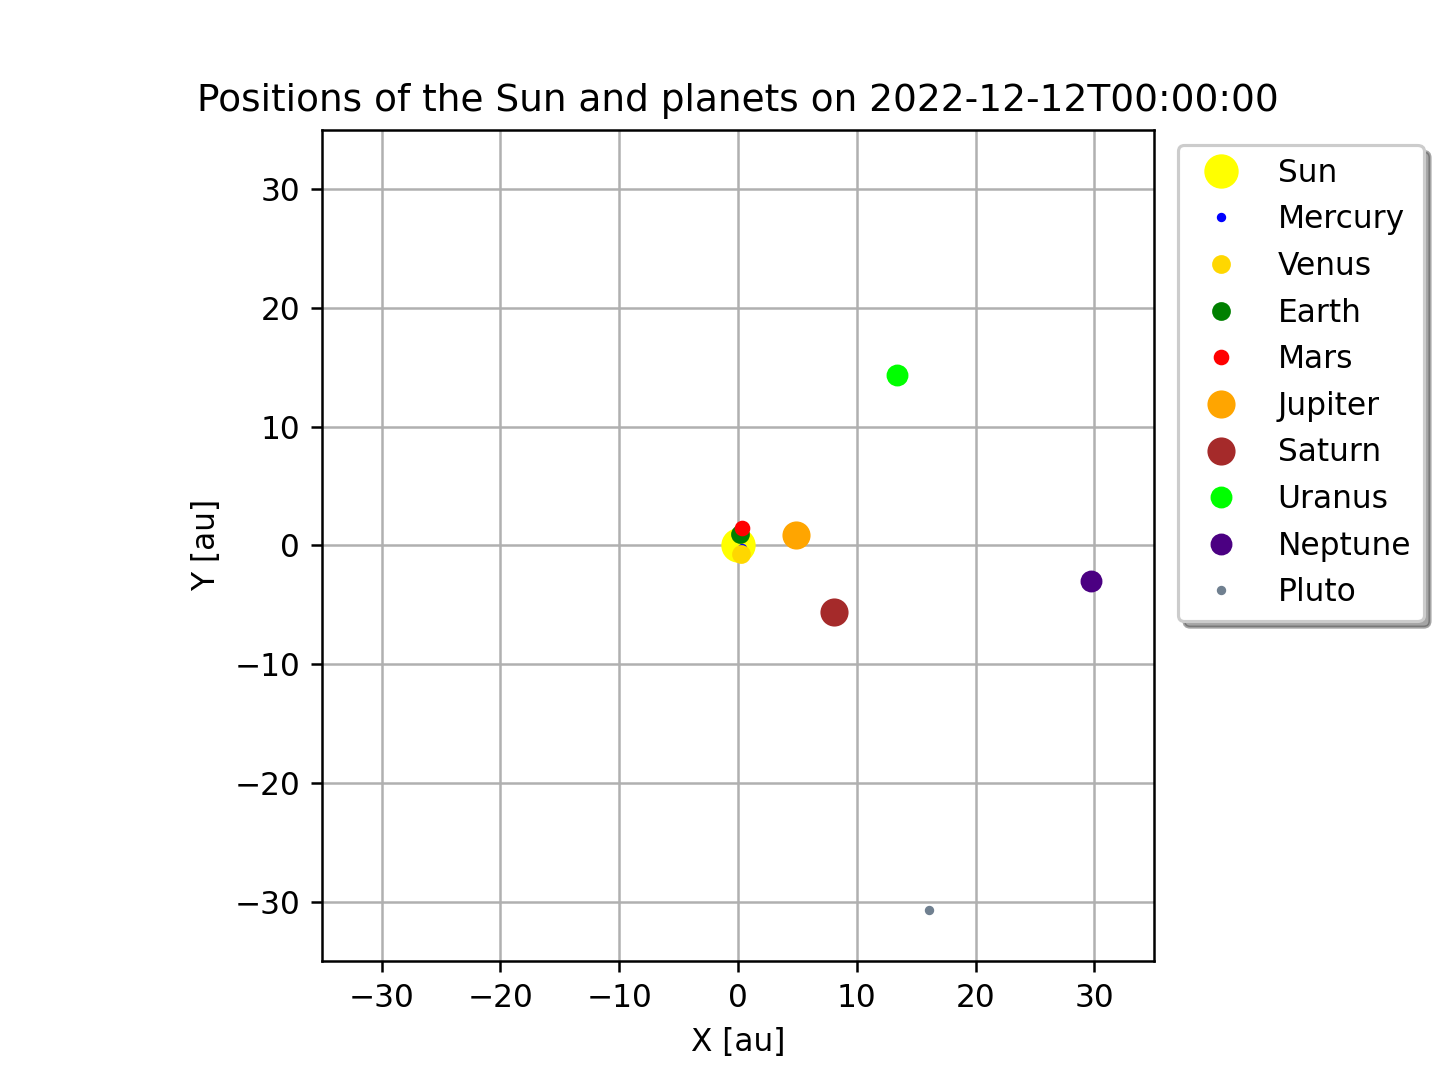

Write the Python code that produced this figure.
#!/usr/pkg/bin/python3.9

#
# Time-stamp: <2022/12/11 18:48:47 (CST) daisuke>
#

# importing astropy module
import astropy.time

# importing astroquery module
import astroquery.jplhorizons

# importing matplotlib module
import matplotlib.figure
import matplotlib.backends.backend_agg

# file name
file_fig = 'ai202209_s13_02_04.png'

# date/time
t_str = '2022-12-12T00:00:00'
t     = astropy.time.Time (t_str, scale='utc', format='isot')

# target list
# Sun, Mercury, Venus, Earth, Mars, Jupiter, Saturn, Uranus, Neptune, and Pluto
dic_target = {
    '10':  'Sun',
    '199': 'Mercury',
    '299': 'Venus',
    '399': 'Earth',
    '499': 'Mars',
    '599': 'Jupiter',
    '699': 'Saturn',
    '799': 'Uranus',
    '899': 'Neptune',
    '999': 'Pluto'
}

# marker size and colour
sizes   = [10, 2, 5, 5, 4, 8, 8, 6, 6, 2]
colours = ['yellow', 'blue', 'gold', 'green', 'red', \
           'orange', 'brown', 'lime', 'indigo', 'slategrey']

# making objects "fig" and "ax"
fig = matplotlib.figure.Figure ()
matplotlib.backends.backend_agg.FigureCanvasAgg (fig)
ax = fig.add_subplot (111)

# labels
ax.set_xlabel ('X [au]')
ax.set_ylabel ('Y [au]')

# axes
ax.set_xlim (-35, 35)
ax.set_ylim (-35, 35)
ax.set_aspect('equal')
ax.grid ()

# getting positions of the Sun and planets
for i, n in enumerate (dic_target):
    # querying JPL Horizons
    obj = astroquery.jplhorizons.Horizons (id=n, id_type=None, \
                                           location='@ssb', \
                                           epochs=t.jd)

    # state vector of the target object
    vec = obj.vectors ()

    # plotting data
    ax.plot (vec['x'], vec['y'], linestyle='None', \
             marker='o', markersize=sizes[i], color=colours[i], \
             label=dic_target[n])

# title of plot
ax.set_title (f"Positions of the Sun and planets on {t_str}")

# showing legend
ax.legend (bbox_to_anchor=(1.01, 1.00), loc='upper left', shadow=True)

# saving the plot into a file
fig.savefig (file_fig, dpi=225)
